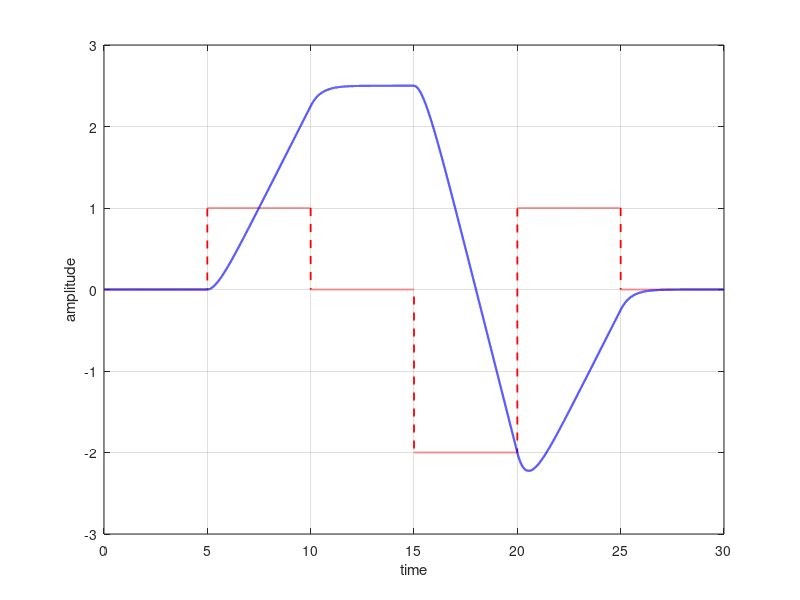

This chart was generated by the following MATLAB code:
clear; clc; close all;

num = [1];
den = [1 2 0];
G = tf(num, den);


t = linspace(0, 30, 30001);
u=zeros(size(t));
u(t>=5 & t<10)=1;
u(t>=15 & t<20)=-2;
u(t>=20 & t<25)=1;
y=lsim(G,u,t);

plot(t,u,'r--','LineWidth',1.3); hold on;
plot(t,y,'b','LineWidth',1.5);
xlabel('time');
ylabel('amplitude');
grid on;
